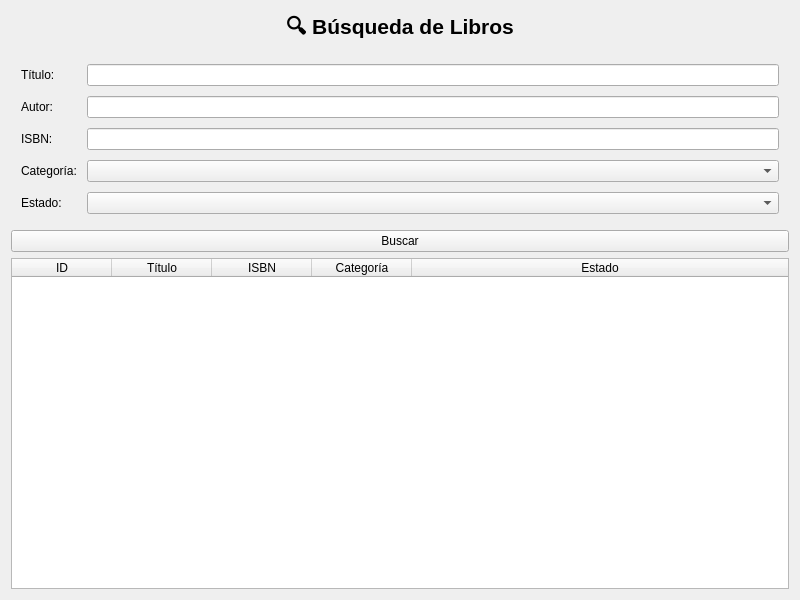
<?xml version="1.0" encoding="UTF-8"?>
<ui version="4.0">
 <class>search_books_screen</class>
 <widget class="QWidget" name="search_books_screen">
  <property name="geometry">
   <rect>
    <x>0</x>
    <y>0</y>
    <width>800</width>
    <height>600</height>
   </rect>
  </property>
  <property name="windowTitle">
   <string>Búsqueda de Libros</string>
  </property>
  <layout class="QVBoxLayout" name="verticalLayout">
   <item>
    <widget class="QLabel" name="label_heading">
     <property name="font">
      <font>
       <pointsize>16</pointsize>
       <weight>75</weight>
       <bold>true</bold>
      </font>
     </property>
     <property name="text">
      <string>🔍 Búsqueda de Libros</string>
     </property>
     <property name="alignment">
      <set>Qt::AlignCenter</set>
     </property>
    </widget>
   </item>
   <item>
    <layout class="QFormLayout" name="formLayout">
     <property name="horizontalSpacing">
      <number>10</number>
     </property>
     <property name="verticalSpacing">
      <number>10</number>
     </property>
     <property name="leftMargin">
      <number>10</number>
     </property>
     <property name="topMargin">
      <number>10</number>
     </property>
     <property name="rightMargin">
      <number>10</number>
     </property>
     <property name="bottomMargin">
      <number>10</number>
     </property>
     <item row="0" column="0">
      <widget class="QLabel" name="label_titulo">
       <property name="text">
        <string>Título:</string>
       </property>
      </widget>
     </item>
     <item row="0" column="1">
      <widget class="QLineEdit" name="titulo_input"/>
     </item>
     <item row="1" column="0">
      <widget class="QLabel" name="label_autor">
       <property name="text">
        <string>Autor:</string>
       </property>
      </widget>
     </item>
     <item row="1" column="1">
      <widget class="QLineEdit" name="autor_input"/>
     </item>
     <item row="2" column="0">
      <widget class="QLabel" name="label_isbn">
       <property name="text">
        <string>ISBN:</string>
       </property>
      </widget>
     </item>
     <item row="2" column="1">
      <widget class="QLineEdit" name="isbn_input"/>
     </item>
     <item row="3" column="0">
      <widget class="QLabel" name="label_categoria">
       <property name="text">
        <string>Categoría:</string>
       </property>
      </widget>
     </item>
     <item row="3" column="1">
      <widget class="QComboBox" name="categoria_combo"/>
     </item>
     <item row="4" column="0">
      <widget class="QLabel" name="label_estado">
       <property name="text">
        <string>Estado:</string>
       </property>
      </widget>
     </item>
     <item row="4" column="1">
      <widget class="QComboBox" name="estado_combo"/>
     </item>
    </layout>
   </item>
   <item>
    <widget class="QPushButton" name="search_button">
     <property name="text">
      <string>Buscar</string>
     </property>
    </widget>
   </item>
   <item>
    <widget class="QTableWidget" name="results_table">
     <property name="editTriggers">
      <set>QAbstractItemView::NoEditTriggers</set>
     </property>
     <property name="selectionMode">
      <enum>QAbstractItemView::SingleSelection</enum>
     </property>
     <property name="selectionBehavior">
      <enum>QAbstractItemView::SelectRows</enum>
     </property>
     <attribute name="horizontalHeaderStretchLastSection">
      <bool>true</bool>
     </attribute>
     <column>
      <property name="text">
       <string>ID</string>
      </property>
     </column>
     <column>
      <property name="text">
       <string>Título</string>
      </property>
     </column>
     <column>
      <property name="text">
       <string>ISBN</string>
      </property>
     </column>
     <column>
      <property name="text">
       <string>Categoría</string>
      </property>
     </column>
     <column>
      <property name="text">
       <string>Estado</string>
      </property>
     </column>
    </widget>
   </item>
  </layout>
 </widget>
 <resources/>
 <connections/>
</ui>
